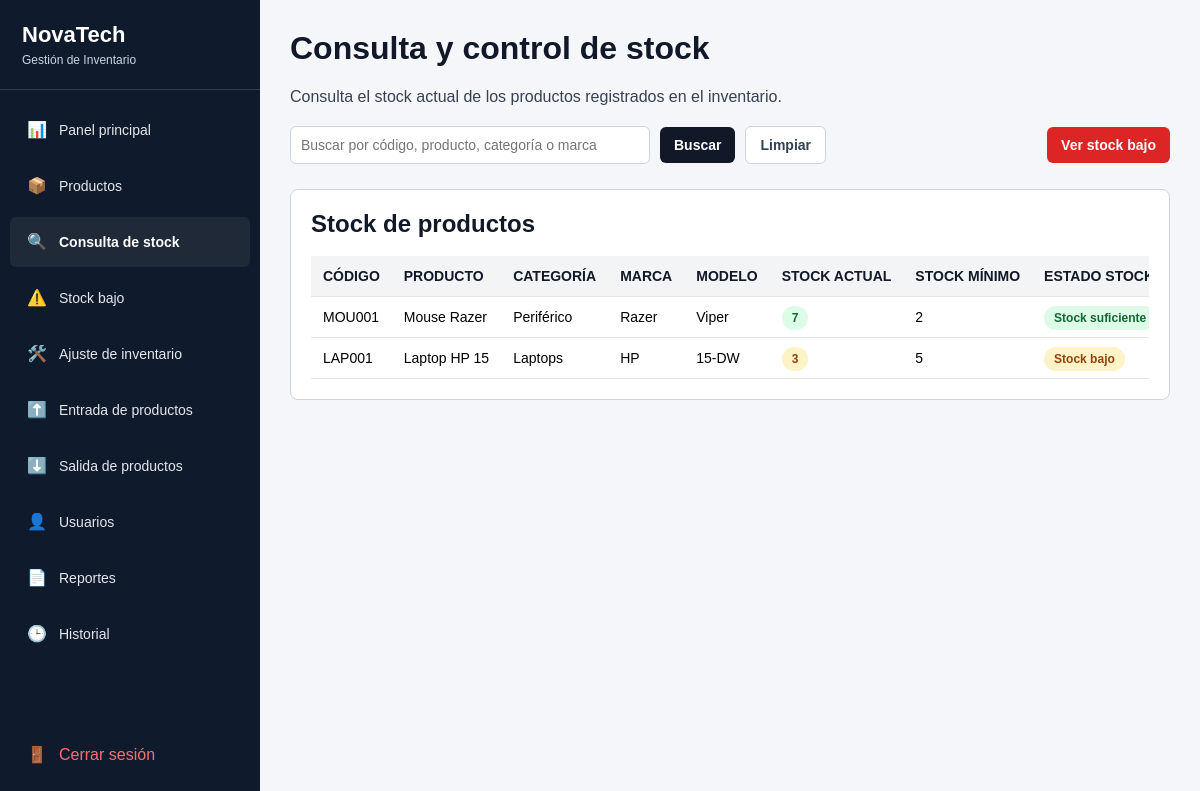
The page /index.php?controller=stock&action=index (signed in) on the database its author committed.
### tables this page shows
CREATE TABLE `producto` (
  `id_producto` int(11) NOT NULL,
  `id_detalle_producto` int(11) NOT NULL,
  `codigo_producto` varchar(50) NOT NULL,
  `nombre_producto` varchar(100) NOT NULL,
  `modelo` varchar(80) DEFAULT NULL,
  `stock_actual` int(11) NOT NULL DEFAULT 0,
  `stock_minimo` int(11) NOT NULL DEFAULT 0,
  `precio_referencial` decimal(10,2) DEFAULT 0.00,
  `descripcion` varchar(200) DEFAULT NULL,
  `estado` enum('Activo','Inactivo') DEFAULT 'Activo',
  `fecha_registro` datetime DEFAULT current_timestamp()
);

CREATE TABLE `detalle_producto` (
  `id_detalle_producto` int(11) NOT NULL,
  `categoria` varchar(80) NOT NULL,
  `marca` varchar(80) NOT NULL,
  `descripcion` varchar(150) DEFAULT NULL
);

### app/controllers/StockController.php (called while the page is built, shortened)
<?php
require_once "app/dao/ProductoDAO.php";
require_once "app/services/ProductoService.php";
class StockController
{
    private ProductoService $productoService;
    public function __construct()
    {
        $database = new Database();
        $conexion = $database->getConnection();
        $productoDAO = new ProductoDAO($conexion);
        $this->productoService = new ProductoService($productoDAO);
    }
    public function index(): void
    {
        $busqueda = $_GET["buscar"] ?? "";
        $productos = $this->productoService->listarProductos($busqueda);
        require_once "views/stock/index.php";
    }
}

### app/services/ProductoService.php (called while the page is built, shortened)
<?php
class ProductoService
{
    private IProductoDAO $productoDAO;
    public function __construct(IProductoDAO $productoDAO)
    {
        $this->productoDAO = $productoDAO;
    }
    public function listarProductos(string $busqueda = ""): array
    {
        return $this->productoDAO->listar($busqueda);
    }
}

### app/dao/ProductoDAO.php (called while the page is built, shortened)
<?php
class ProductoDAO implements IProductoDAO
{
    private PDO $conexion;
    public function __construct(PDO $conexion)
    {
        $this->conexion = $conexion;
    }
    public function listar(string $busqueda = ""): array
    {
        $sql = "SELECT
                    p.id_producto,
                    p.id_detalle_producto,
                    p.codigo_producto,
                    p.nombre_producto,
                    p.modelo,
                    p.stock_actual,
                    p.stock_minimo,
                    p.precio_referencial,
                    p.descripcion,
                    p.estado,
                    d.categoria,
                    d.marca,
                    d.descripcion AS descripcion_detalle
                FROM producto p
                INNER JOIN detalle_producto d
                    ON p.id_detalle_producto = d.id_detalle_producto
                WHERE p.codigo_producto LIKE :busqueda
                   OR p.nombre_producto LIKE :busqueda
                   OR d.categoria LIKE :busqueda
                   OR d.marca LIKE :busqueda
                ORDER BY p.id_producto DESC";
        $stmt = $this->conexion->prepare($sql);
        $parametro = "%" . $busqueda . "%";
        $stmt->bindParam(":busqueda", $parametro);
        $stmt->execute();
        return $stmt->fetchAll();
    }
}

### views/stock/index.php (the view, shortened to what this page needs)
<?php
$productos = $productos ?? [];
$busqueda = $busqueda ?? "";
?>
<?php require_once "views/layouts/header.php"; ?>
<?php require_once "views/layouts/sidebar.php"; ?>
<main class="content stock-content">
    <h1>Consulta y control de stock</h1>
    <p>Consulta el stock actual de los productos registrados en el inventario.</p>
    <section class="stock-toolbar">
        <form method="GET" action="index.php" class="stock-search">
            <input
                type="text"
                name="buscar"
                placeholder="Buscar por código, producto, categoría o marca"
                value="<?php echo htmlspecialchars($busqueda, ENT_QUOTES, "UTF-8"); ?>"
            >
            <button type="submit" class="stock-btn stock-btn-primary">Buscar</button>
            <a href="index.php?controller=stock&action=index" class="stock-btn stock-btn-light">
                Limpiar
            </a>
        </form>
        <a href="index.php?controller=stock&action=bajo" class="stock-btn stock-btn-danger">
            Ver stock bajo
        </a>
    </section>
    <section class="stock-card">
        <h2>Stock de productos</h2>
        <div class="stock-tabla-responsive">
            <table class="stock-tabla">
                <thead>
                    <tr>
                        <th>Código</th>
                        <th>Producto</th>
                        <th>Categoría</th>
                        <th>Marca</th>
                        <th>Modelo</th>
                        <th>Stock actual</th>
                        <th>Stock mínimo</th>
                        <th>Estado stock</th>
                    </tr>
                </thead>
                <tbody>
                    <?php if (!empty($productos)) { ?>
                        <?php foreach ($productos as $producto) { ?>
                            <tr>
                                <td><?php echo htmlspecialchars($producto["codigo_producto"], ENT_QUOTES, "UTF-8"); ?></td>
                                <td><?php echo htmlspecialchars($producto["nombre_producto"], ENT_QUOTES, "UTF-8"); ?></td>
                                <td><?php echo htmlspecialchars($producto["categoria"], ENT_QUOTES, "UTF-8"); ?></td>
                                <td><?php echo htmlspecialchars($producto["marca"], ENT_QUOTES, "UTF-8"); ?></td>
                                <td><?php echo htmlspecialchars($producto["modelo"] ?? "-", ENT_QUOTES, "UTF-8"); ?></td>
                                <td>
                                    <?php if ((int) $producto["stock_actual"] <= (int) $producto["stock_minimo"]) { ?>
                                        <span class="badge badge-warning">
                                            <?php echo htmlspecialchars((string) $producto["stock_actual"], ENT_QUOTES, "UTF-8"); ?>
                                        </span>
                                    <?php } else { ?>
                                        <span class="badge badge-ok">
                                            <?php echo htmlspecialchars((string) $producto["stock_actual"], ENT_QUOTES, "UTF-8"); ?>
                                        </span>
                                    <?php } ?>
                                </td>
                                <td><?php echo htmlspecialchars((string) $producto["stock_minimo"], ENT_QUOTES, "UTF-8"); ?></td>
                                <td>
                                    <?php if ((int) $producto["stock_actual"] <= (int) $producto["stock_minimo"]) { ?>
                                        <span class="badge badge-warning">Stock bajo</span>
                                    <?php } else { ?>
                                        <span class="badge badge-ok">Stock suficiente</span>
                                    <?php } ?>
                                </td>
                            </tr>
                        <?php } ?>
                    <?php } else { ?>
                        <tr>
                            <td colspan="9">No se encontraron productos registrados.</td>
                        </tr>
                    <?php } ?>
                </tbody>
            </table>
        </div>
    </section>
</main>
<?php require_once "views/layouts/footer.php"; ?>

### public/css/estilos.css (style rules this page uses)
* { box-sizing: border-box; font-family: Arial, Helvetica, sans-serif; }
body { margin: 0; font-family: Arial, sans-serif; background-color: #f4f6f9; }
.content { margin-left: 260px; padding: 30px; width: calc(100% - 260px); min-height: 100vh; box-sizing: border-box; overflow-x: hidden; }
.content { padding: 25px 30px; }
table { width: 100%; border-collapse: collapse; background: white; font-size: 14px; }
th { background: #f4f5f7; text-align: left; padding: 12px 14px; border-bottom: 1px solid #d9dde4; font-size: 12px; text-transform: uppercase; }
td { padding: 12px 14px; border-bottom: 1px solid #e5e7eb; }
.badge { padding: 4px 8px; border-radius: 4px; font-size: 12px; font-weight: bold; }
.badge-warning { background: #fef3c7; color: #92400e; }
:root { --sidebar-width: 260px; }
* { box-sizing: border-box; }
html, body { margin: 0; padding: 0; width: 100%; min-height: 100%; overflow-x: hidden; }
main.content, .content { margin-left: var(--sidebar-width) !important; width: calc(100vw - var(--sidebar-width)) !important; max-width: calc(100vw - var(--sidebar-width)) !important; min-height: 100vh; padding: 30px !important; overflow-x: hidden; }
main.content > *, .content > * { max-width: 100%; }

### views/stock/index.php (style rules this page uses)
.stock-content { margin-left: 260px !important; width: calc(100vw - 260px) !important; max-width: calc(100vw - 260px) !important; min-height: 100vh; padding: 30px; box-sizing: border-box; overflow-x: hidden; background-color: #f4f6f9; }
.stock-content h1 { margin-top: 0; color: #111827; }
.stock-content p { color: #374151; margin-bottom: 20px; }
.stock-toolbar { display: flex; justify-content: space-between; align-items: center; gap: 15px; flex-wrap: wrap; margin-bottom: 25px; }
.stock-search { display: flex; gap: 10px; flex-wrap: wrap; align-items: center; }
.stock-search input { width: 360px; max-width: 100%; padding: 10px; border: 1px solid #cbd5e1; border-radius: 6px; font-size: 14px; }
.stock-card { width: 100%; background-color: #ffffff; border-radius: 8px; padding: 20px; margin-bottom: 25px; box-sizing: border-box; border: 1px solid #d1d5db; overflow: hidden; }
.stock-card h2 { margin-top: 0; color: #111827; margin-bottom: 18px; }
.stock-tabla-responsive { width: 100%; overflow-x: auto; }
.stock-tabla { width: 100%; min-width: 1000px; border-collapse: collapse; background-color: #ffffff; }
.stock-tabla th, .stock-tabla td { padding: 12px; border-bottom: 1px solid #e5e7eb; text-align: left; white-space: nowrap; font-size: 14px; }
.stock-tabla th { background-color: #f3f4f6; color: #111827; font-weight: bold; }
.stock-btn { display: inline-block; padding: 10px 14px; border-radius: 6px; text-decoration: none; border: none; cursor: pointer; font-size: 14px; font-weight: bold; }
.stock-btn-primary { background-color: #111827; color: #ffffff; }
.stock-btn-light { background-color: #ffffff; color: #334155; border: 1px solid #cbd5e1; }
.stock-btn-danger { background-color: #dc2626; color: #ffffff; }
.badge { padding: 5px 10px; border-radius: 20px; font-size: 12px; font-weight: bold; }
.badge-ok { background-color: #dcfce7; color: #166534; }
.badge-warning { background-color: #fef3c7; color: #92400e; }

### rows shown on the page
producto: codigo_producto "MOU001", nombre_producto "Mouse Razer", id_detalle_producto.categoria "Periférico", id_detalle_producto.marca "Razer", modelo "Viper", stock_actual "7", stock_minimo "2", shows "Stock suficiente"
producto: codigo_producto "LAP001", nombre_producto "Laptop HP 15", id_detalle_producto.categoria "Laptops", id_detalle_producto.marca "HP", modelo "15-DW", stock_actual "3", stock_minimo "5", shows "Stock bajo"
